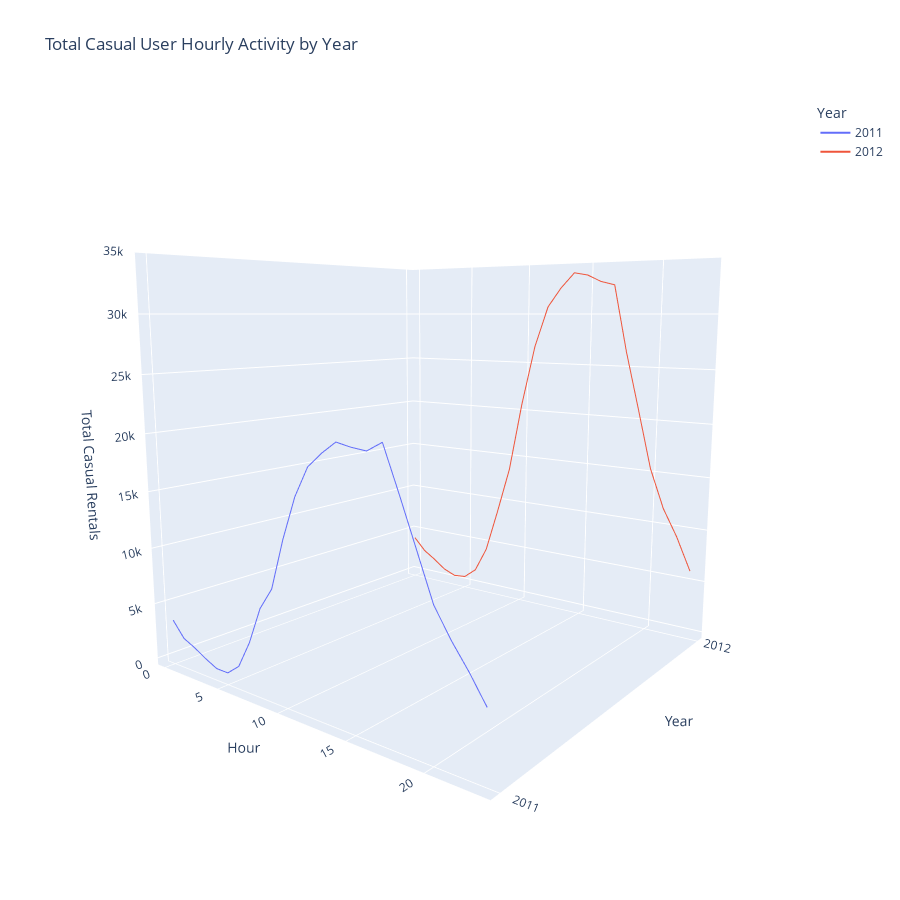

Notebook source saved alongside this figure:
### Markdown cell above
#### Total Casual User in 2011 Compared to 2012 [50.76% increase]

### Code cell
fig = px.line_3d(df_hour_year_casual, x = 'hr', y = 'yr', z = 'casual', color = 'yr', category_orders = {'yr': years}, labels = plot_labels,
                                 title = 'Total Casual User Hourly Activity by Year')
scale_plot(fig, x_length, y_length)
fig.show()

### Figure 1 — Plotly figure (JSON) as saved in the notebook; plotly's stock layout.template omitted (floating-point values rounded to 4 significant figures)
{"data": [{"hovertemplate": "Year=%{y}<br>Hour=%{x}<br>Total Casual Rentals=%{z}<extra></extra>", "legendgroup": "2011", "line": {"color": "#636efa", "dash": "solid"}, "marker": {"symbol": "circle"}, "mode": "lines", "name": "2011", "scene": "scene", "showlegend": true, "type": "scatter3d", "x": [0, 1, 2, 3, 4, 5, 6, 7, 8, 9, 10, 11, 12, 13, 14, 15, 16, 17, 18, 19, 20, 21, 22, 23], "y": ["2011", "2011", "2011", "2011", "2011", "2011", "2011", "2011", "2011", "2011", "2011", "2011", "2011", "2011", "2011", "2011", "2011", "2011", "2011", "2011", "2011", "2011", "2011", "2011"], "z": [3423, 2071, 1570, 954, 431, 428, 1377, 3768, 6969, 8864, 13065, 16582, 19006, 20152, 21097, 20863, 20739, 21473, 18066, 14525, 10960, 8845, 7031, 4993]}, {"hovertemplate": "Year=%{y}<br>Hour=%{x}<br>Total Casual Rentals=%{z}<extra></extra>", "legendgroup": "2012", "line": {"color": "#EF553B", "dash": "solid"}, "marker": {"symbol": "circle"}, "mode": "lines", "name": "2012", "scene": "scene", "showlegend": true, "type": "scatter3d", "x": [0, 1, 2, 3, 4, 5, 6, 7, 8, 9, 10, 11, 12, 13, 14, 15, 16, 17, 18, 19, 20, 21, 22, 23], "y": ["2012", "2012", "2012", "2012", "2012", "2012", "2012", "2012", "2012", "2012", "2012", "2012", "2012", "2012", "2012", "2012", "2012", "2012", "2012", "2012", "2012", "2012", "2012", "2012"], "z": [3952, 2638, 1842, 939, 443, 584, 1640, 4269, 8792, 13594, 20724, 26704, 30712, 32561, 33992, 33743, 33095, 32747, 26430, 20980, 15418, 11725, 9169, 6072]}], "layout": {"autosize": false, "height": 900, "legend": {"title": {"text": "Year"}, "tracegroupgap": 0}, "scene": {"aspectmode": "auto", "aspectratio": {"x": 1, "y": 1, "z": 1}, "camera": {"center": {"x": 0, "y": 0, "z": 0}, "eye": {"x": 1.306, "y": -1.689, "z": 0.3585}, "projection": {"type": "perspective"}, "up": {"x": 0, "y": 0, "z": 1}}, "domain": {"x": [0, 1], "y": [0, 1]}, "xaxis": {"title": {"text": "Hour"}, "type": "linear"}, "yaxis": {"categoryarray": ["2011", "2012"], "categoryorder": "array", "title": {"text": "Year"}, "type": "category"}, "zaxis": {"title": {"text": "Total Casual Rentals"}, "type": "linear"}}, "title": {"text": "Total Casual User Hourly Activity by Year"}, "width": 900}}
